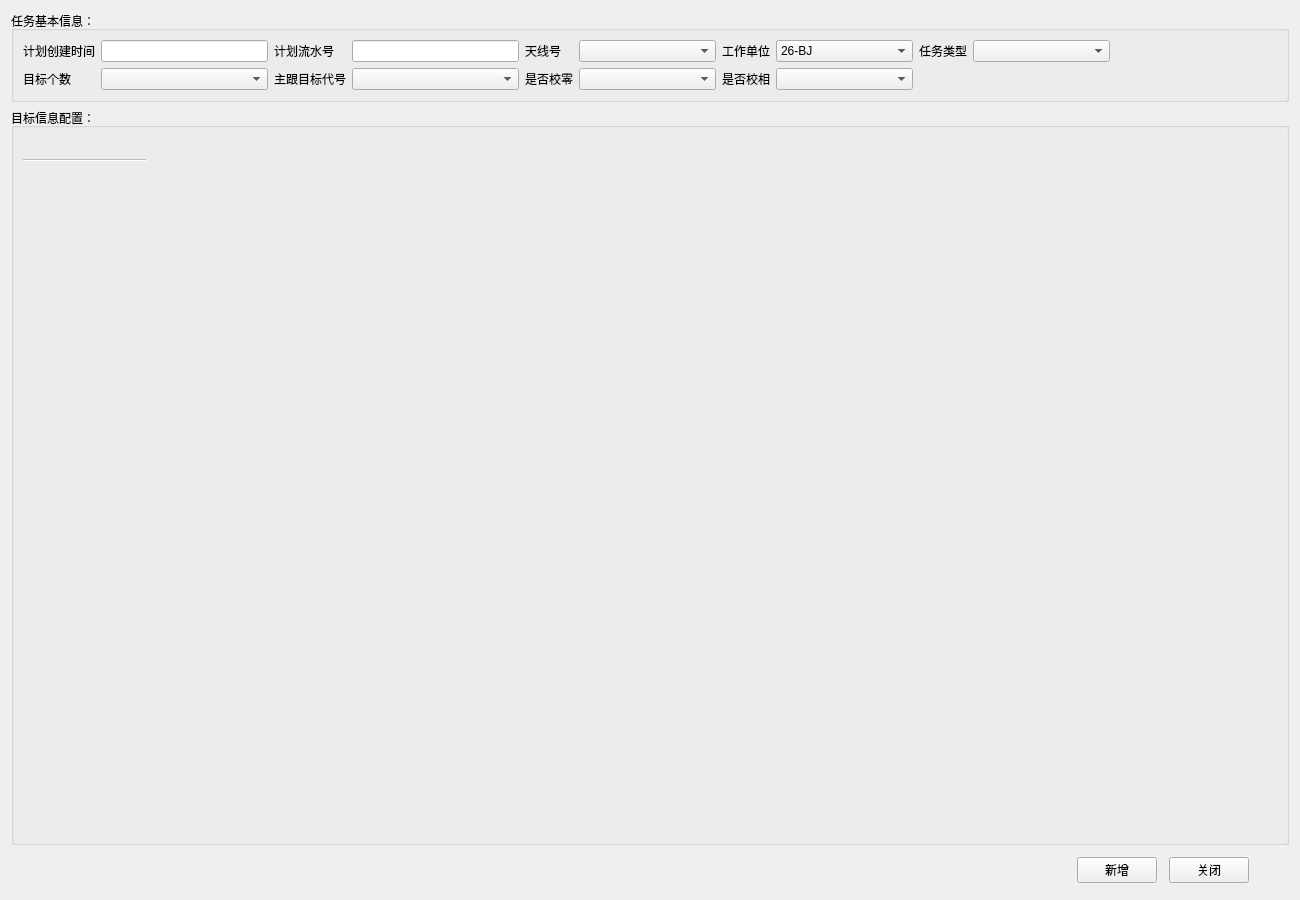
<?xml version="1.0" encoding="UTF-8"?>
<ui version="4.0">
 <class>DeviceWorkTaskWidget</class>
 <widget class="QWidget" name="DeviceWorkTaskWidget">
  <property name="geometry">
   <rect>
    <x>0</x>
    <y>0</y>
    <width>1300</width>
    <height>900</height>
   </rect>
  </property>
  <property name="windowTitle">
   <string>Form</string>
  </property>
  <layout class="QVBoxLayout" name="verticalLayout_2" stretch="0,1,0">
   <item>
    <widget class="QGroupBox" name="groupBox">
     <property name="title">
      <string>任务基本信息：</string>
     </property>
     <layout class="QGridLayout" name="gridLayout">
      <item row="0" column="6">
       <widget class="QComboBox" name="plan_device_id">
        <property name="minimumSize">
         <size>
          <width>137</width>
          <height>0</height>
         </size>
        </property>
       </widget>
      </item>
      <item row="1" column="0">
       <widget class="QLabel" name="label_7">
        <property name="sizePolicy">
         <sizepolicy hsizetype="Fixed" vsizetype="Preferred">
          <horstretch>0</horstretch>
          <verstretch>0</verstretch>
         </sizepolicy>
        </property>
        <property name="minimumSize">
         <size>
          <width>0</width>
          <height>0</height>
         </size>
        </property>
        <property name="text">
         <string>目标个数</string>
        </property>
       </widget>
      </item>
      <item row="0" column="2">
       <widget class="QLabel" name="label_6">
        <property name="sizePolicy">
         <sizepolicy hsizetype="Fixed" vsizetype="Preferred">
          <horstretch>0</horstretch>
          <verstretch>0</verstretch>
         </sizepolicy>
        </property>
        <property name="minimumSize">
         <size>
          <width>0</width>
          <height>0</height>
         </size>
        </property>
        <property name="text">
         <string>计划流水号</string>
        </property>
       </widget>
      </item>
      <item row="0" column="1">
       <widget class="QLineEdit" name="plan_time">
        <property name="minimumSize">
         <size>
          <width>137</width>
          <height>0</height>
         </size>
        </property>
       </widget>
      </item>
      <item row="0" column="11">
       <spacer name="horizontalSpacer_2">
        <property name="orientation">
         <enum>Qt::Horizontal</enum>
        </property>
        <property name="sizeHint" stdset="0">
         <size>
          <width>40</width>
          <height>20</height>
         </size>
        </property>
       </spacer>
      </item>
      <item row="1" column="4">
       <widget class="QComboBox" name="task_main_target">
        <property name="minimumSize">
         <size>
          <width>137</width>
          <height>0</height>
         </size>
        </property>
       </widget>
      </item>
      <item row="1" column="5">
       <widget class="QLabel" name="label_4">
        <property name="sizePolicy">
         <sizepolicy hsizetype="Fixed" vsizetype="Preferred">
          <horstretch>0</horstretch>
          <verstretch>0</verstretch>
         </sizepolicy>
        </property>
        <property name="minimumSize">
         <size>
          <width>0</width>
          <height>0</height>
         </size>
        </property>
        <property name="text">
         <string>是否校零</string>
        </property>
       </widget>
      </item>
      <item row="0" column="7">
       <widget class="QLabel" name="label">
        <property name="sizePolicy">
         <sizepolicy hsizetype="Fixed" vsizetype="Preferred">
          <horstretch>0</horstretch>
          <verstretch>0</verstretch>
         </sizepolicy>
        </property>
        <property name="minimumSize">
         <size>
          <width>0</width>
          <height>0</height>
         </size>
        </property>
        <property name="text">
         <string>工作单位</string>
        </property>
       </widget>
      </item>
      <item row="0" column="5">
       <widget class="QLabel" name="label_3">
        <property name="sizePolicy">
         <sizepolicy hsizetype="Fixed" vsizetype="Preferred">
          <horstretch>0</horstretch>
          <verstretch>0</verstretch>
         </sizepolicy>
        </property>
        <property name="minimumSize">
         <size>
          <width>0</width>
          <height>0</height>
         </size>
        </property>
        <property name="text">
         <string>天线号</string>
        </property>
       </widget>
      </item>
      <item row="0" column="8">
       <widget class="QComboBox" name="plan_employer">
        <property name="minimumSize">
         <size>
          <width>137</width>
          <height>0</height>
         </size>
        </property>
        <item>
         <property name="text">
          <string>26-BJ</string>
         </property>
        </item>
       </widget>
      </item>
      <item row="1" column="1">
       <widget class="QComboBox" name="task_target_total">
        <property name="minimumSize">
         <size>
          <width>137</width>
          <height>0</height>
         </size>
        </property>
       </widget>
      </item>
      <item row="1" column="6">
       <widget class="QComboBox" name="plan_school_zero">
        <property name="minimumSize">
         <size>
          <width>137</width>
          <height>0</height>
         </size>
        </property>
       </widget>
      </item>
      <item row="0" column="4">
       <widget class="QLineEdit" name="plan_sn">
        <property name="maxLength">
         <number>12</number>
        </property>
        <property name="readOnly">
         <bool>true</bool>
        </property>
       </widget>
      </item>
      <item row="1" column="8">
       <widget class="QComboBox" name="plan_school_phase">
        <property name="minimumSize">
         <size>
          <width>137</width>
          <height>0</height>
         </size>
        </property>
       </widget>
      </item>
      <item row="1" column="7">
       <widget class="QLabel" name="label_5">
        <property name="sizePolicy">
         <sizepolicy hsizetype="Fixed" vsizetype="Preferred">
          <horstretch>0</horstretch>
          <verstretch>0</verstretch>
         </sizepolicy>
        </property>
        <property name="minimumSize">
         <size>
          <width>0</width>
          <height>0</height>
         </size>
        </property>
        <property name="text">
         <string>是否校相</string>
        </property>
       </widget>
      </item>
      <item row="0" column="9">
       <widget class="QLabel" name="label_9">
        <property name="sizePolicy">
         <sizepolicy hsizetype="Fixed" vsizetype="Preferred">
          <horstretch>0</horstretch>
          <verstretch>0</verstretch>
         </sizepolicy>
        </property>
        <property name="minimumSize">
         <size>
          <width>0</width>
          <height>0</height>
         </size>
        </property>
        <property name="text">
         <string>任务类型</string>
        </property>
       </widget>
      </item>
      <item row="0" column="0">
       <widget class="QLabel" name="label_2">
        <property name="sizePolicy">
         <sizepolicy hsizetype="Fixed" vsizetype="Preferred">
          <horstretch>0</horstretch>
          <verstretch>0</verstretch>
         </sizepolicy>
        </property>
        <property name="minimumSize">
         <size>
          <width>0</width>
          <height>0</height>
         </size>
        </property>
        <property name="text">
         <string>计划创建时间</string>
        </property>
       </widget>
      </item>
      <item row="1" column="2">
       <widget class="QLabel" name="label_8">
        <property name="sizePolicy">
         <sizepolicy hsizetype="Fixed" vsizetype="Preferred">
          <horstretch>0</horstretch>
          <verstretch>0</verstretch>
         </sizepolicy>
        </property>
        <property name="minimumSize">
         <size>
          <width>0</width>
          <height>0</height>
         </size>
        </property>
        <property name="text">
         <string>主跟目标代号</string>
        </property>
       </widget>
      </item>
      <item row="0" column="10">
       <widget class="QComboBox" name="plan_type">
        <property name="minimumSize">
         <size>
          <width>137</width>
          <height>0</height>
         </size>
        </property>
       </widget>
      </item>
     </layout>
    </widget>
   </item>
   <item>
    <widget class="QGroupBox" name="targetConfigInfo">
     <property name="title">
      <string>目标信息配置：</string>
     </property>
     <layout class="QVBoxLayout" name="verticalLayout" stretch="0,1">
      <item>
       <layout class="QHBoxLayout" name="horizontalLayout">
        <property name="spacing">
         <number>20</number>
        </property>
        <item>
         <widget class="QTabBar" name="targetTabBar" native="true">
          <property name="minimumSize">
           <size>
            <width>0</width>
            <height>24</height>
           </size>
          </property>
          <property name="styleSheet">
           <string notr="true"/>
          </property>
         </widget>
        </item>
        <item>
         <spacer name="horizontalSpacer_3">
          <property name="orientation">
           <enum>Qt::Horizontal</enum>
          </property>
          <property name="sizeHint" stdset="0">
           <size>
            <width>40</width>
            <height>0</height>
           </size>
          </property>
         </spacer>
        </item>
       </layout>
      </item>
      <item>
       <widget class="LocalPlanDialog" name="targetWidget" native="true"/>
      </item>
     </layout>
    </widget>
   </item>
   <item>
    <layout class="QHBoxLayout" name="horizontalLayout_3" stretch="1,0,0,0">
     <property name="spacing">
      <number>12</number>
     </property>
     <property name="topMargin">
      <number>6</number>
     </property>
     <property name="bottomMargin">
      <number>6</number>
     </property>
     <item>
      <spacer name="horizontalSpacer">
       <property name="orientation">
        <enum>Qt::Horizontal</enum>
       </property>
       <property name="sizeHint" stdset="0">
        <size>
         <width>40</width>
         <height>20</height>
        </size>
       </property>
      </spacer>
     </item>
     <item>
      <widget class="QPushButton" name="ok">
       <property name="text">
        <string>新增</string>
       </property>
      </widget>
     </item>
     <item>
      <widget class="QPushButton" name="cancel">
       <property name="text">
        <string>关闭</string>
       </property>
      </widget>
     </item>
     <item>
      <spacer name="horizontalSpacer_4">
       <property name="orientation">
        <enum>Qt::Horizontal</enum>
       </property>
       <property name="sizeHint" stdset="0">
        <size>
         <width>40</width>
         <height>20</height>
        </size>
       </property>
      </spacer>
     </item>
    </layout>
   </item>
  </layout>
 </widget>
 <customwidgets>
  <customwidget>
   <class>QTabBar</class>
   <extends>QWidget</extends>
   <header>QTabBar</header>
   <container>1</container>
  </customwidget>
  <customwidget>
   <class>LocalPlanDialog</class>
   <extends>QWidget</extends>
   <header>LocalPlanDialog.h</header>
   <container>1</container>
  </customwidget>
 </customwidgets>
 <resources/>
 <connections/>
</ui>
